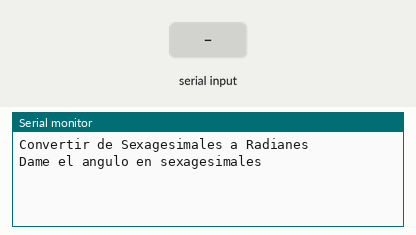
Recording of a sketch running on a simulated Arduino Uno, built with avr-gcc and run on an emulated ATmega328P. Parts: the last lines printed to the serial monitor. Inputs (shaded band) come from the test bench.

Above: at 1.2 s.
1.3 s: "90,45\n" received over Serial
At 1.9 s:
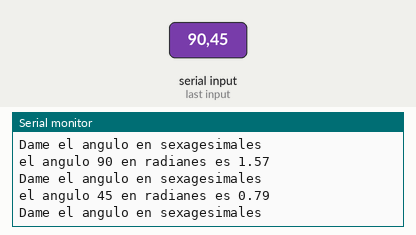
2.8 s: "30,150\n" received over Serial
At 5.2 s:
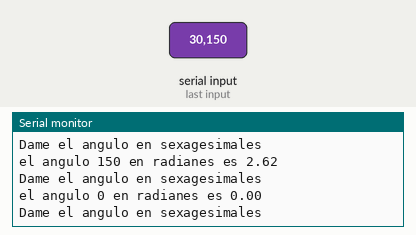
Timing chart, 0 to 6.7 s (numbered marks = the images above; inputs shaded):
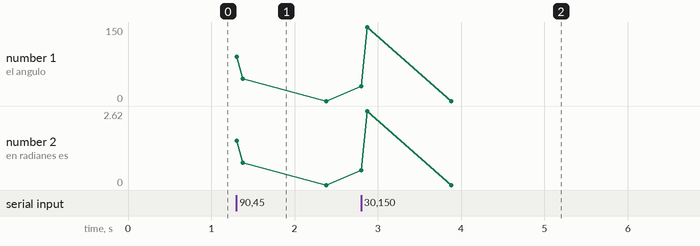

Measured:
- after the input at 1.3 s, the serial monitor: prints a new line at once (image 1)
- after the input at 2.8 s, the serial monitor: prints a new line at once (image 2)

The sketch:

arduino.08.volumenesfera.ino
```cpp
//De sexagesimales a radianes
int angulo = 0;                   //variable angulo tipo entero de valor 0
float radianes = 0;               //variable radianes tipo float (con decimales) y valor 0
void setup() {                   //esta funcion solo se ejecuta una sola vez
  Serial.begin(9600);            //configura el puerto serial a 9600 de velocidad
  Serial.println("Convertir de Sexagesimales a Radianes");
  Serial.println("");
  Serial.println("Dame el angulo en sexagesimales");
}

void loop() {                    //esta funcion siempre se repite

  if (Serial.available() > 0) {  //si hay algun dato en el puerto serial entrar a esta condicional
    angulo = Serial.parseInt();   //se aplica parseInt() al  serial y se guarda en variable "angulo"
    radianes = (2 * 3.14159264 / 360) * angulo; // se aplica formula razon de conversion de (2*3.14159264/360)
    Serial.print("el angulo ");
    Serial.print(angulo);
    Serial.print(" en radianes es ");
    Serial.println(radianes);     //mostrar el angulo en radianes
    Serial.println("");
    Serial.println("Dame el angulo en sexagesimales");
  }
}
```
